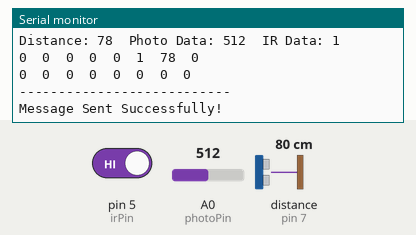
This sketch was run on a simulated Arduino Uno, built with avr-gcc and run on an emulated ATmega328P. Parts: the last lines printed to the serial monitor. Wiring (inferred from the names in the program): ultrasonic range finder: trigger pin 4; echo pin 7. The test bench sets the inputs (shaded band); at power-on: A0 (photoPin) = 512, pin 5 (irPin) HIGH, distance to the obstacle (sensor on pin 7) 80 cm. The echo pulse lasts 58.3 µs per cm.

Above: at 4.2 s.
4.3 s: A0 (photoPin) set to 539
At 5.2 s:
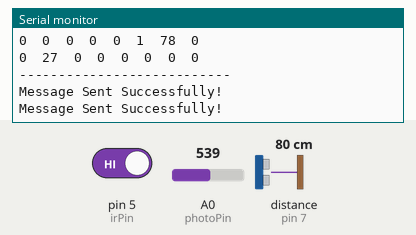
7.3 s: A0 (photoPin) set to 991
8.8 s: A0 (photoPin) set to 1008
At 9.3 s:
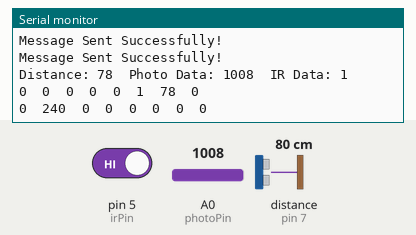
Timing chart, 0 to 11.8 s (numbered marks = the images above; inputs shaded):
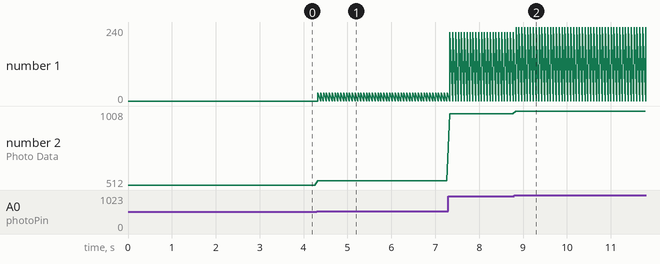

The sketch:

car_send.ino
```cpp
// CAN Send Example
//

#include <mcp_can.h>
#include <SPI.h>

MCP_CAN CAN0(10);     // Set CS to pin 10

#define ECHO 7
#define TRIG 4

int photoPin = A0;
int irPin = 5;

void setup()
{
  Serial.begin(115200);

  // Initialize MCP2515 running at 16MHz with a baudrate of 500kb/s and the masks and filters disabled.
  if(CAN0.begin(MCP_ANY, CAN_500KBPS, MCP_16MHZ) == CAN_OK) Serial.println("MCP2515 Initialized Successfully!");
  else Serial.println("Error Initializing MCP2515...");

  CAN0.setMode(MCP_NORMAL);   // Change to normal mode to allow messages to be transmitted

  pinMode(TRIG, OUTPUT);
  pinMode(ECHO, INPUT);
}

unsigned char data_sonar[8] = {0, 0, 0, 0, 0, 0, 0, 0};
unsigned char data_photo[8] = {0, 0, 0, 0, 0, 0, 0, 0};

void loop()
{
  // send data:  ID = 123, Standard CAN Frame, Data length = 8 bytes, 'data' = array of data bytes to send
  long duration, distance;

  digitalWrite(TRIG, LOW);
  delayMicroseconds(2);
  digitalWrite(TRIG, HIGH);
  delayMicroseconds(10);
  digitalWrite(TRIG, LOW);

  duration = pulseIn(ECHO, HIGH);
  distance = duration * 17 /1000;

  data_sonar[6] = distance;
  data_sonar[7] = distance >> 8;

  Serial.print("Distance: ");
  Serial.print(distance);

  int photo = analogRead(photoPin);

  data_photo[1] = photo;

  Serial.print("  Photo Data: ");
  Serial.print(photo);

  int val = digitalRead(irPin);

  data_sonar[5] = val;

  Serial.print("  IR Data: ");
  Serial.println(val);

  for(int i=0;i<8;i++)
  {
    Serial.print(data_sonar[i]);
    Serial.print("  ");
  }
  Serial.println();
  for(int i=0;i<8;i++)
  {
    Serial.print(data_photo[i]);
    Serial.print("  ");
  }
  Serial.println("\n---------------------------");

  byte sndStat1 = CAN0.sendMsgBuf(0x12, 0, 8, data_sonar);
  if(sndStat1 == CAN_OK){
    Serial.println("Message Sent Successfully!");
    Serial.println();
  } else {
    Serial.println("Error Sending Message...");
  }

  byte sndStat2 = CAN0.sendMsgBuf(0x34, 0, 8, data_photo);
  if(sndStat2 == CAN_OK){
    Serial.println("Message Sent Successfully!");
    Serial.println();
  } else {
    Serial.println("Error Sending Message...");
  }

  delay(50);   // send data per 100ms
}

/*********************************************************************************************************
  END FILE
*********************************************************************************************************/
```

Measured:
- the behaviour switches between 999 and 1000 on A0 (photoPin) (found by bisection; images 1 and 2)
- after the input at 4.3 s, the serial monitor: prints a new line at once (image 1)
- after the input at 8.8 s, the serial monitor: prints a new line at once (image 2)
- plotted number 1: 0 → 27 after the input at 4.3 s, 27 → 223 after the input at 7.3 s, 223 → 240 after the input at 8.8 s
- plotted number 2: 512 → 539 after the input at 4.3 s, 539 → 991 after the input at 7.3 s, 991 → 1008 after the input at 8.8 s
